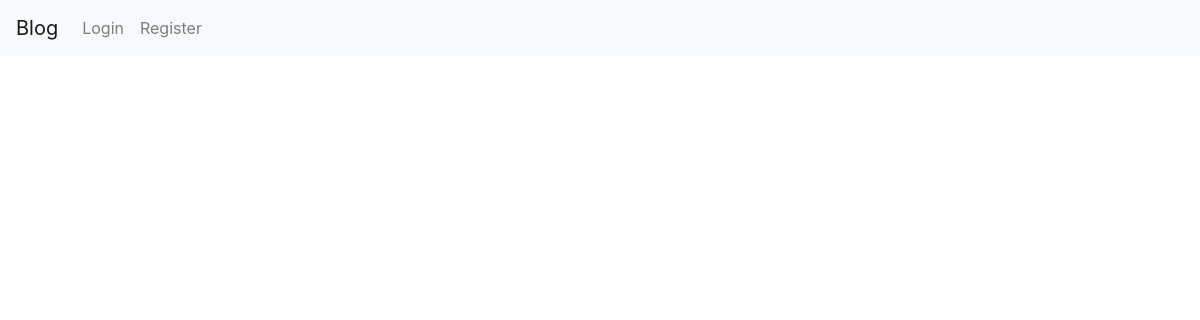
/post_tag/flask, run on an earlier commit of the app's database.
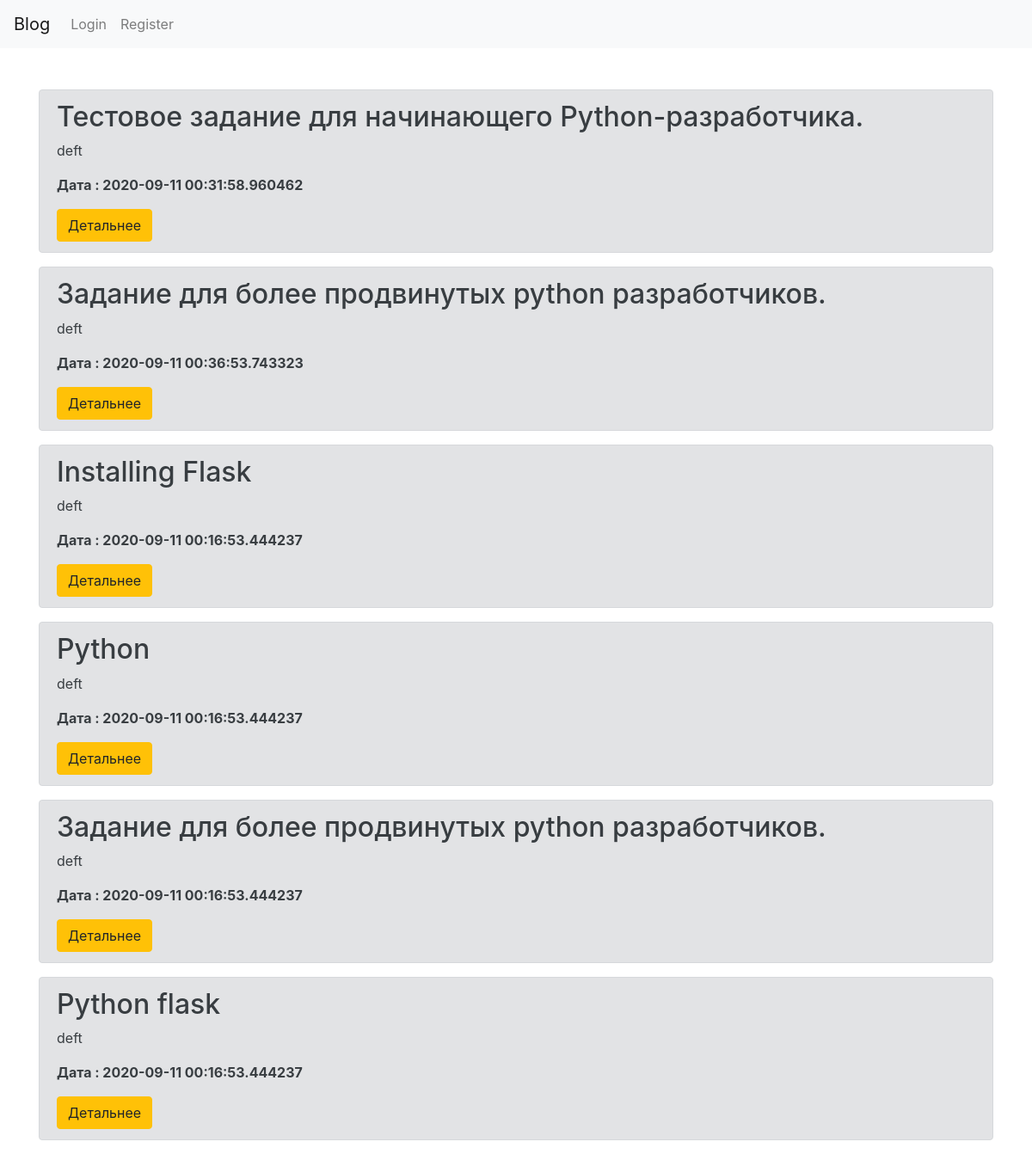
And on a later commit of the database.
### app.py (models this page shows, shortened)
class Tag(db.Model):
    id=db.Column(db.Integer,primary_key=True)
    name=db.Column(db.String(100))
    postId=db.Column(db.Integer,  db.ForeignKey('article.id'))

class Article(db.Model):
    id=db.Column(db.Integer,primary_key=True)
    Authors=db.Column(db.String(50), nullable = False)
    Header=db.Column(db.String(300), nullable = False)
    content = db.Column(db.String(1500), nullable = False)
    img1=db.Column(db.String(248), nullable=True)
    creationData=db.Column(db.DateTime,default=datetime.now())
    tagi= db.relationship('Tag',backref='tags',lazy='dynamic')

### app.py (the view)
@app.route('/post_tag/<tag>', methods=['GET','POST'])
def tag(tag):
    if tag:
        articles= Tag.query.filter(Tag.name==tag).all()
        return  render_template('post_tag.html',tags=articles)
    return  render_template('post_tag.html')

### templates/post_tag.html (shortened to what this page needs)
        {% extends "base.html" %}
        {% block content %}
<div class="container mt-5">
    {%for tag in tags%}
    <div class="alert alert-secondary">
        <h2>{{tag.tags.Header}}</h2>
        <p>{{ tag.tags.Authors}}</p>
        <p><b>Дата : {{tag.tags.creationData}}</b></p>
        <a href="/show?id={{ tag.tags.id }}"class="btn btn-warning"> Детальнее </a>
    </div>
    {%endfor%}
{% endblock %}

### templates/base.html (shortened to what this page needs)
<!DOCTYPE html>
    <head>
      <link rel="stylesheet" href="https://stackpath.bootstrapcdn.com/bootstrap/4.5.0/css/bootstrap.min.css">
      <nav class="navbar navbar-expand-lg navbar-light bg-light">
        <a class="navbar-brand" href="{{ url_for('index') }}"> Blog</a>
        <div class="collapse navbar-collapse" id="navbarNav">
          <ul class="navbar-nav">
            {% if current_user.is_authenticated %}
            <li class="nav-item">
              <a class="nav-link" > Welcome {{current_user.username}}</a>
            </li>
            <li class="nav-item">
              <a class="nav-link" href="{{ url_for('add') }}" > Add post</a>
            </li>
            <li class="nav-item">
              <a class="nav-link" href="\admin"  >Admin</a>
            </li>
            <li class="nav-item">
              <a class="nav-link" href="{{ url_for('logout') }}"> Logout</a>
            </li>
            {% else %}
            <li class="nav-item">
              <a class="nav-link" href="{{ url_for('login') }}"  >Login</a>
            </li>
            <li class="nav-item">
              <a class="nav-link" href="{{ url_for('register') }}" > Register</a>
            </li>
              {% endif %}
          </ul>
        </div>
      </nav>
      </head>
      <body>
        {%block content%} {%endblock%}
      </body>
</html>

What changed in the data, as far as the page shows it:
added Tag: tags.Header "Тестовое задание для начинающего Python-разработчика.", tags.Authors "deft", tags.creationData "2020-09-11 00:31:58.960462"
added Tag: tags.Header "Задание для более продвинутых python разработчиков.", tags.Authors "deft", tags.creationData "2020-09-11 00:36:53.743323"
added Tag: tags.Header "Installing Flask", tags.Authors "deft", tags.creationData "2020-09-11 00:16:53.444237"
added Tag: tags.Header "Python", tags.Authors "deft", tags.creationData "2020-09-11 00:16:53.444237"
added Tag: tags.Header "Задание для более продвинутых python разработчиков.", tags.Authors "deft", tags.creationData "2020-09-11 00:16:53.444237"
added Tag: tags.Header "Python flask", tags.Authors "deft", tags.creationData "2020-09-11 00:16:53.444237"
